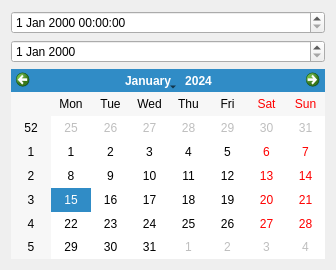
<?xml version="1.0" encoding="UTF-8"?>
<ui version="4.0">
 <class>DateTimeDialog</class>
 <widget class="QDialog" name="DateTimeDialog">
  <property name="geometry">
   <rect>
    <x>0</x>
    <y>0</y>
    <width>336</width>
    <height>270</height>
   </rect>
  </property>
  <property name="windowTitle">
   <string>Dialog</string>
  </property>
  <layout class="QGridLayout" name="gridLayout">
   <item row="0" column="0">
    <widget class="QDateTimeEdit" name="dateTimeEdit"/>
   </item>
   <item row="1" column="0">
    <widget class="QDateEdit" name="dateEdit"/>
   </item>
   <item row="2" column="0">
    <widget class="QCalendarWidget" name="calendarWidget"/>
   </item>
  </layout>
 </widget>
 <resources/>
 <connections/>
</ui>
